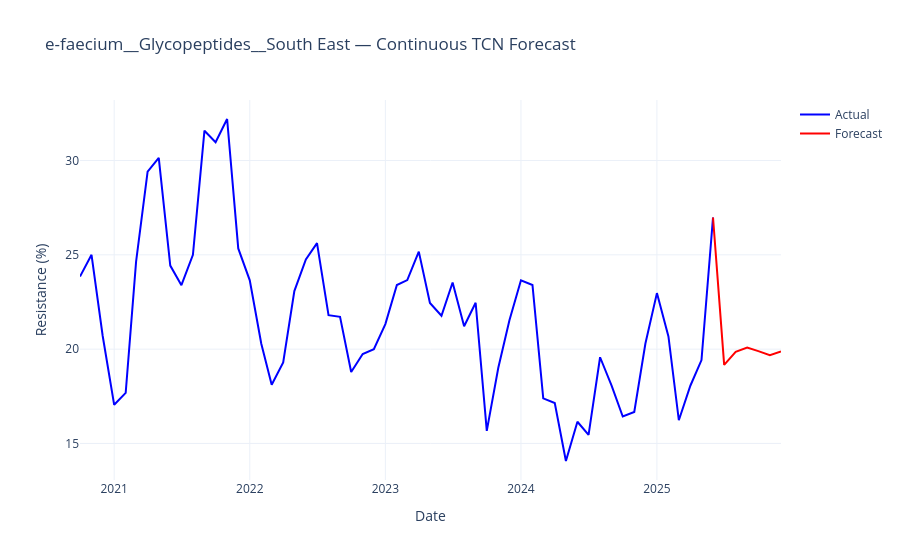

Notebook source saved alongside this figure:
### Code cell
import plotly.graph_objects as go
def plot_continuous(df_all, sid):
    df_sid = df_all[df_all["series_id"] == sid].sort_values("date")

    actual = df_sid[df_sid["is_forecast"] == False]
    forecast = df_sid[df_sid["is_forecast"] == True]

    # Anchor forecast to last actual point
    if not actual.empty and not forecast.empty:
        last_actual_point = actual.tail(1)
        forecast = pd.concat([last_actual_point, forecast])

    fig = go.Figure()

    fig.add_trace(go.Scatter(
        x=actual["date"],
        y=actual["value"],
        mode="lines",
        name="Actual",
        line=dict(color="blue")
    ))

    fig.add_trace(go.Scatter(
        x=forecast["date"],
        y=forecast["value"],
        mode="lines",
        name="Forecast",
        line=dict(color="red")
    ))

    fig.update_layout(
        title=f"{sid} — Continuous TCN Forecast",
        xaxis_title="Date",
        yaxis_title="Resistance (%)",
        template="plotly_white",
        hovermode="x unified"
    )

    fig.show()

# Example usage
plot_continuous(df_all, "e-faecium__Glycopeptides__South East")
